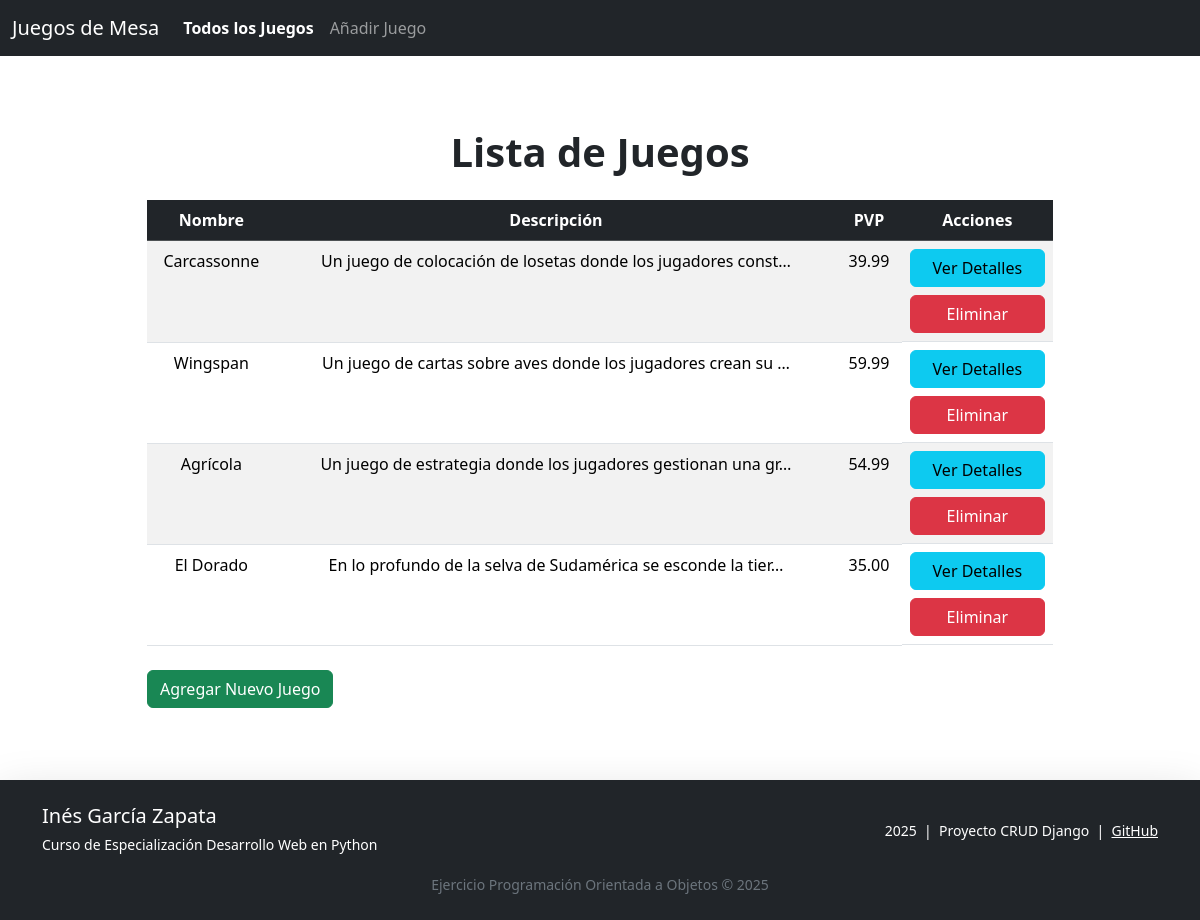
Page /list/ on the committed database.
### juegos/models.py (models this page shows, shortened)
class Juego(models.Model):
    nombre = models.CharField(max_length=100)
    descripcion = models.TextField()
    fecha_lanzamiento = models.DateField()
    precio = models.DecimalField(max_digits=10, decimal_places=2)
    disenador = models.ForeignKey(Disenador, on_delete=models.CASCADE)
    categoria = models.ForeignKey(Categoria, on_delete=models.CASCADE)
    imagen = models.ImageField(upload_to='imagenes/', null=True, blank=True)

### juegos/views.py (the view)
# urls.py: path('list/', views.JuegoListView.as_view(), name='juegos_list'), # 127.0.0.1:8000/list/
class JuegoListView(ListView):
    model = Juego
    template_name = 'juegos_list.html'
    context_object_name = 'juegos'
    def get_context_data(self, **kwargs):
        context = super().get_context_data(**kwargs)
        context['rotulo'] = 'Lista de Juegos'
        return context

### juegos/templates/juegos_list.html (shortened to what this page needs)
{% extends 'base.html' %}
{% load static %}
{% block content %}
<div class="container">
    <div class="row justify-content-center">
        <div class="col-md-10">
            <h1 class="mt-5 text-center"><b>{{ rotulo }}</b></h1>
            <table class="table table-striped mt-4 mb-4 text-center">
                <thead class="table-dark">
                    <tr>
                        <th>Nombre</th>
                        <th>Descripción</th>
                        <th>PVP</th>
                        <th>Acciones</th>
                    </tr>
                </thead>
                <tbody>
                    {% for juego in juegos %}
                    <tr>
                        <td>{{ juego.nombre }}</td>
                        <td>{{ juego.descripcion|truncatechars:60 }}</td>
                        <td>{{ juego.precio }}</td>
                        <td class="d-flex flex-column gap-2">
                            <a href="{% url 'detalles_juego' juego.id %}" class="btn btn-info">Ver Detalles</a>
                            <a href="{% url 'eliminar_juego' juego.id %}" class="btn btn-danger">Eliminar</a>
                        </td>
                    </tr>
                    {% endfor %}
                </tbody>
            </table>
            <a href="{% url 'nuevo_juego' %}" class="btn btn-success">Agregar Nuevo Juego</a>
        </div>
    </div>
{% endblock%}

### rows in the picture
Juego: nombre "Carcassonne", descripcion "Un juego de colocación de losetas donde los jugadores const…", precio "39.99"
Juego: nombre "Wingspan", descripcion "Un juego de cartas sobre aves donde los jugadores crean su …", precio "59.99"
Juego: nombre "Agrícola", descripcion "Un juego de estrategia donde los jugadores gestionan una gr…", precio "54.99"
Juego: nombre "El Dorado", descripcion "En lo profundo de la selva de Sudamérica se esconde la tier…", precio "35.00"

### other values in the picture
{{ rotulo }} "Lista de Juegos"
